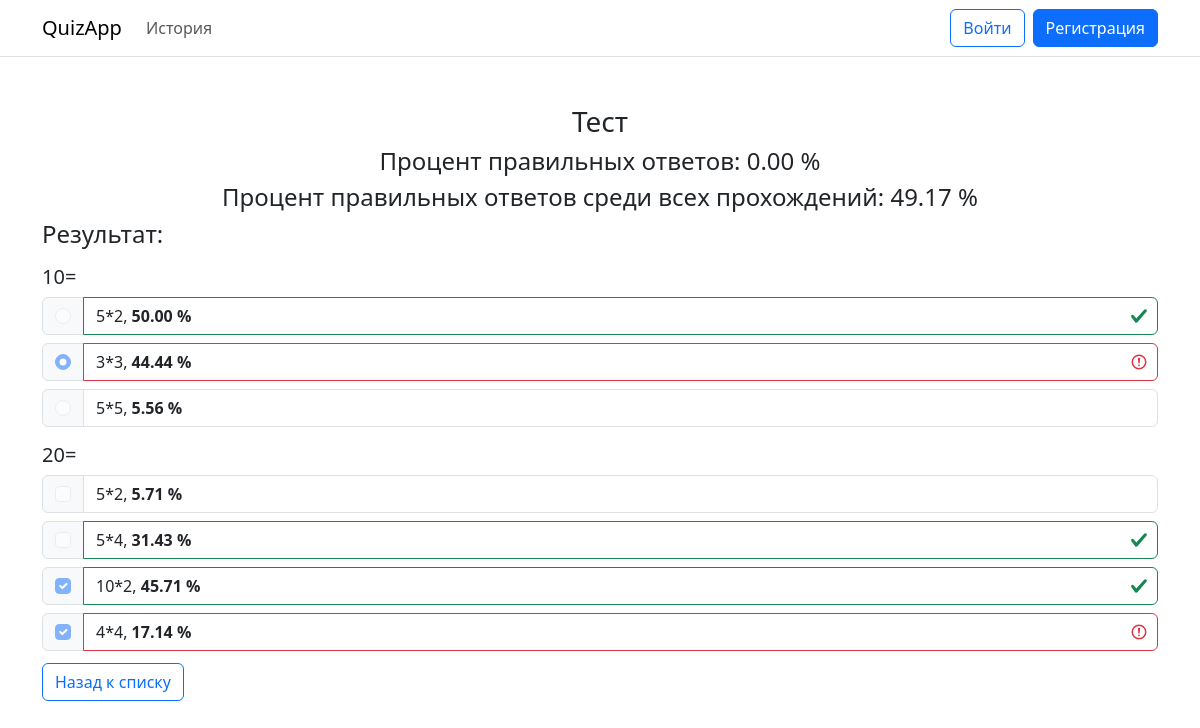
Screenshot of /result/51f4db7efa134a9bbb0a3347b80c986d/ with the database file from the repository.
### Web/models.py (models this page shows)
class Test(models.Model):
    user = models.ForeignKey(User, on_delete = models.CASCADE)
    title = models.CharField(max_length = 200)
    description = models.CharField(max_length = 2000)
    is_published = models.BooleanField(default = False)
    published_at = models.DateField(default = timezone.now())
    created_at = models.DateField()
    pass_rate = models.IntegerField(default = 0)

class UserAnswers(models.Model):
    id = models.CharField(max_length = 32, primary_key = True)
    test = models.ForeignKey(Test, on_delete = models.CASCADE)
    stage = models.IntegerField(default = 0)
    user_id = models.IntegerField(default = -1)
    correct_answer_rate = models.FloatField(default = -1)
    is_finished = models.BooleanField(default = False)

class Question(models.Model):
    test = models.ForeignKey(Test, on_delete = models.CASCADE)
    issue = models.CharField(max_length = 1000)
    choice_type = models.IntegerField(default = 0)
    image = models.ImageField(blank = True)

class SingleChoiceAnswers(models.Model):
    single_choice = models.ForeignKey(SingleChoice, on_delete = models.CASCADE)
    text = models.CharField(max_length = 100)

class MultipleChoiceAnswers(models.Model):
    multiple_choice = models.ForeignKey(MultipleChoice, on_delete = models.CASCADE)
    text = models.CharField(max_length = 100)
    is_correct = models.BooleanField(default = False)

### Web/views.py (the view)
# urls.py: path("result/<unique_id>/", web.result),
def result(request, unique_id):
    try:
        user_answer = UserAnswers.objects.get(id = unique_id, is_finished = True)
        test = Test.objects.get(id = user_answer.test_id)
        questions = list()
        correct = 0
        results = QuestionResult.objects.filter(user_answers_id = unique_id)
        total_user_answers = UserAnswers.objects.filter(test_id = test.id, is_finished = True)
        total_single_chose = total_user_answers.count()
        current_question = 0
        for result in results:
            question = Question.objects.get(id = result.question_id)
            answers = list()
            if question.choice_type == 0:
                if result.singlechoiceresult.chose == question.singlechoice.correct_answer:
                    correct += 1
                for answer in question.singlechoice.singlechoiceanswers_set.all():
                    average = 0
                    for all in total_user_answers:
                        if all.questionresult_set.all()[current_question].singlechoiceresult.chose == answer.id:
                            average += 1
                    answers.append((answer.text,
                                    result.singlechoiceresult.chose == answer.id,
                                    question.singlechoice.correct_answer == answer.id,
                                    average * 100 / total_single_chose))
            else:
                question_answers = question.multiplechoice.multiplechoiceanswers_set.all()
                inc = 1 / question_answers.filter(is_correct = True).count()
                current = 0
                total_multiple_chose = 0
                for all in total_user_answers:
                    total_multiple_chose += all.questionresult_set.all()[current_question].multiplechoiceresult.multiplechoiceanswersresult_set.count()
                for answer in question_answers:
                    average = 0
                    for all in total_user_answers:
                        for mul_ans in all.questionresult_set.all()[current_question].multiplechoiceresult.multiplechoiceanswersresult_set.all():
                            if mul_ans.chose == answer.id:
                                average += 1
                    chose_answers = result.multiplechoiceresult.multiplechoiceanswersresult_set.filter(chose = answer.id).count()
                    if chose_answers > 0 and answer.is_correct:
                        current += inc
                    elif chose_answers > 0:
                        current -= inc
                    answers.append((answer.text,
                                    chose_answers > 0,
                                    answer.is_correct,
                                    average * 100 / total_multiple_chose))
                current = 0 if current < 0 else current
                correct += current
            questions.append((question.issue, question.image, answers, question.choice_type))
            current_question += 1
        if user_answer.correct_answer_rate == -1.0:
            user_answer.correct_answer_rate = correct / len(questions) * 100
            user_answer.save()
        user_answers = UserAnswers.objects.filter(test_id = test.id, is_finished = True)
        correct_rate_all = 0
        for answer in user_answers:
            correct_rate_all += answer.correct_answer_rate
        correct_rate_all /= user_answers.count()
        data = { "title": test.title,
                 "user_answers": user_answer,
                 "questions": questions,
                 "correct_rate_all": correct_rate_all,
                 "correct": user_answer.correct_answer_rate,
                 "username": request.user.username }
        return render(request, "result.html", context = data)
    except UserAnswers.DoesNotExist:
        return HttpResponseNotFound("<h2>Результат не найден</h2>")

### Web/templates/result.html (shortened to what this page needs)
{% extends "base.html" %}
{% block auth %}{% include "log_navbar.html" %}{% endblock auth %}
{% block content %}
    <h3 class="text-center">{{ title }}</h3>
    <h4 class="text-center">Процент правильных ответов: {{ correct|floatformat:2 }} %</h1>
    <h4 class="text-center">Процент правильных ответов среди всех прохождений: {{ correct_rate_all|floatformat:2 }} %</h1>
    <h4>Результат:</h4>
    {% for issue, image, answers, choice_type in questions %}
    <div class="mt-3">
        <h5>{{ issue }}</h5>
        {% if choice_type == 0 %}
            {% for answer, chose, is_correct, average in answers %}
            <div class="input-group mb-2">
                <div class="input-group-text">
                    <input class="form-check-input mt-0" type="radio" disabled
                    {% if chose %}
                    checked
                    {% endif %}
                    />
                </div>
                <label class="
                form-control
                {% if is_correct %}
                is-valid
                {% elif chose %}
                is-invalid
                {% endif %}">{{ answer }}, <b>{{ average|floatformat:2 }} %</b></label>
            </div>
            {% endfor %}
        {% else %}
            {% for answer, chose, is_correct, average in answers %}
            <div class="input-group mb-2">
                <div class="input-group-text">
                    <input class="form-check-input mt-0" type="checkbox" disabled
                    {% if chose %}
                    checked
                    {% endif %}
                    />
                </div>
                <label class="
                form-control
                {% if is_correct %}
                is-valid
                {% elif chose %}
                is-invalid
                {% endif %}">{{ answer }}, <b>{{ average|floatformat:2 }} %</b></label>
            </div>
            {% endfor %}
        {% endif %}
    </div>
    {% endfor %}
    <a href="/" class="btn btn-outline-primary mt-1">Назад к списку<a/>
{% endblock content %}

### rows the page displays
Test: title "Тест"
UserAnswers: correct_answer_rate "0.00"
Question: questions "10="
SingleChoiceAnswers: answers "5*2"
SingleChoiceAnswers: answers "3*3"
SingleChoiceAnswers: answers "5*5"
Question: questions "20="
MultipleChoiceAnswers: answers "5*2"
MultipleChoiceAnswers: answers "5*4"
MultipleChoiceAnswers: answers "10*2"
MultipleChoiceAnswers: answers "4*4"

### other values shown
{{ correct_rate_all|floatformat:2 }} "49.17"
{{ average|floatformat:2 }} "50.00" "44.44" "5.56"
{{ average|floatformat:2 }} "5.71" "31.43" "45.71" "17.14"
